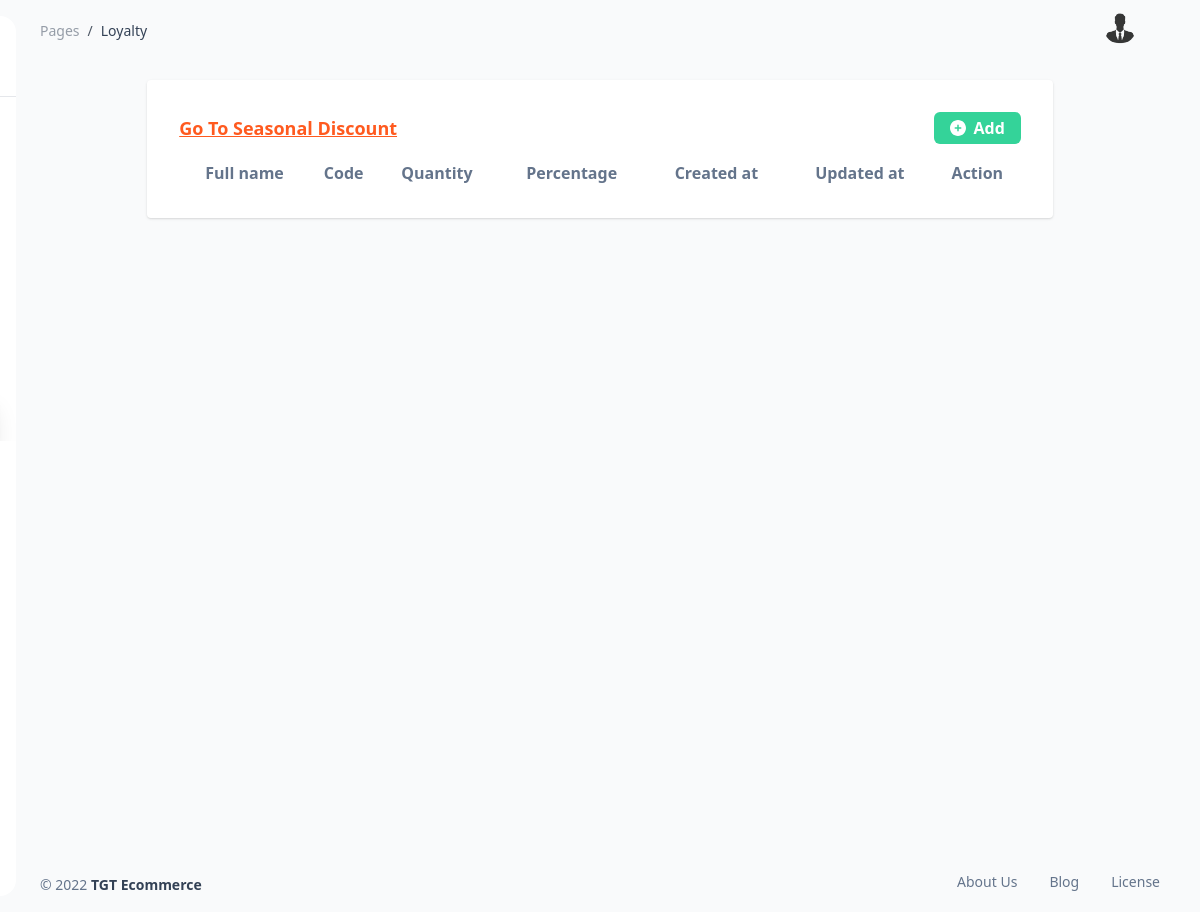
The page /admin/loyalty.php on the database as committed earlier.
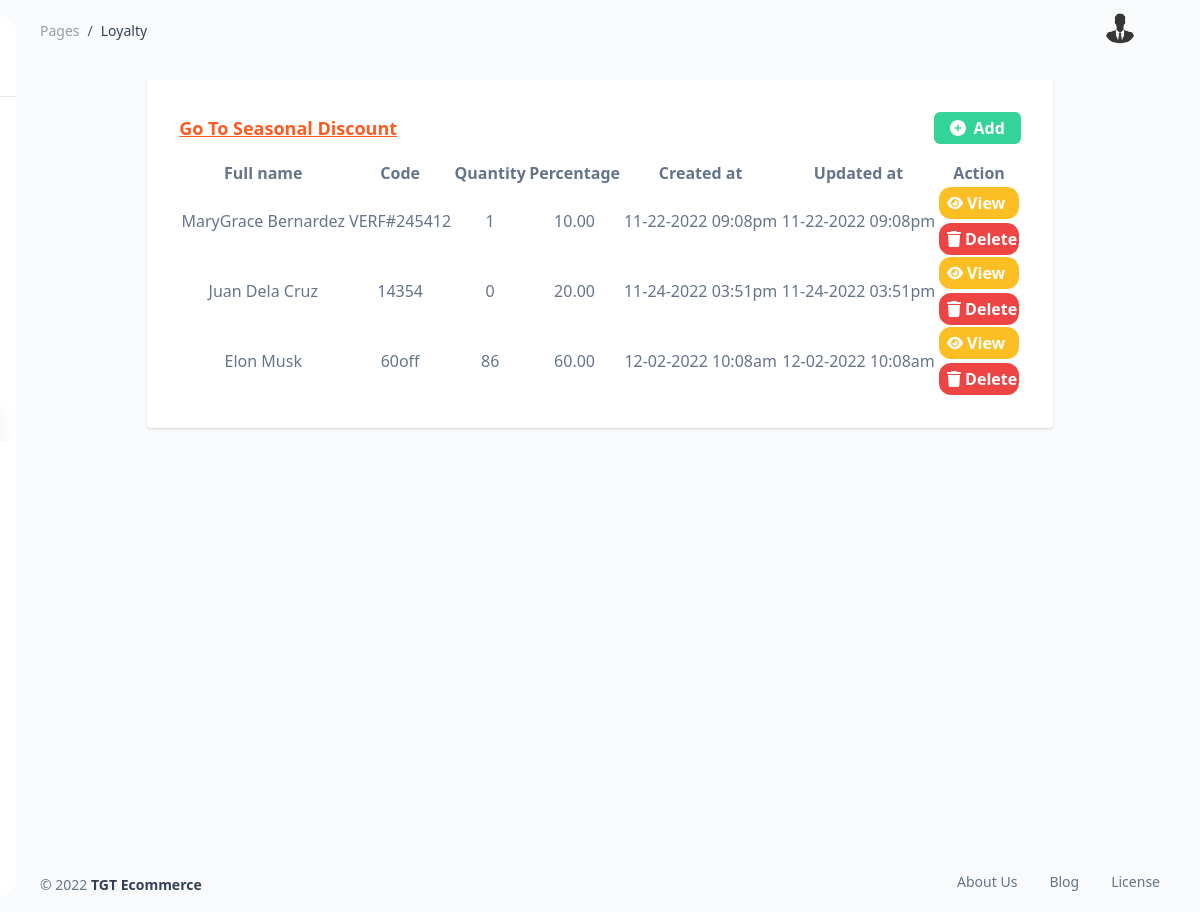
The same page on the database as committed later.
### tables this page shows
CREATE TABLE `tbl_loyalty_discount` (
  `ID` int(11) NOT NULL,
  `user` int(11) NOT NULL,
  `code` varchar(255) NOT NULL,
  `quantity` int(11) NOT NULL,
  `percentage` decimal(10,2) NOT NULL,
  `created_at` varchar(255) NOT NULL,
  `updated_at` varchar(255) NOT NULL,
  `expired_at` varchar(255) NOT NULL
);

CREATE TABLE `tbl_user` (
  `ID` int(11) NOT NULL,
  `profile` varchar(255) DEFAULT NULL,
  `email` varchar(255) DEFAULT NULL,
  `firstname` varchar(255) DEFAULT NULL,
  `lastname` varchar(255) DEFAULT NULL,
  `gender` varchar(255) DEFAULT NULL,
  `birthdate` varchar(255) DEFAULT NULL,
  `password` varchar(255) DEFAULT NULL,
  `activate` varchar(255) DEFAULT 'yes',
  `created_at` varchar(255) DEFAULT NULL,
  `updated_at` varchar(255) DEFAULT NULL
);

### admin/functions/php/loyalty.php (called while the page is built, shortened)
<?php
    function allLoyaltyDiscount(){
        global $connect;
        $query = "SELECT tbl_loyalty_discount.ID AS ID, tbl_loyalty_discount.code AS code, tbl_loyalty_discount.quantity AS quantity, tbl_loyalty_discount.percentage AS percentage, tbl_loyalty_discount.created_at AS created_at, tbl_loyalty_discount.updated_at AS updated_at, tbl_loyalty_discount.expired_at AS expired_at, tbl_user.ID AS userID, tbl_user.firstname AS firstname, tbl_user.lastname AS lastname FROM tbl_loyalty_discount INNER JOIN tbl_user ON tbl_loyalty_discount.user = tbl_user.ID;";
        $result = $connect->query($query);
        return $result;
    }
?>

### admin/body/loyalty.php (the view, shortened to what this page needs)
<div class="w-full px-6 py-6 mx-auto min-h-screen">
        <div class="container w-full md:w-4/5 xl:w-full  mx-auto px-2">
            <div id='recipients' class="p-8 mt-6 lg:mt-0 rounded shadow bg-white">
                <div class="flex justify-between mb-4">
                  <a href="./seasonal.php" class="flex items-center">
                    <h1 class="capitalize font-bold text-lg underline text-orange-500">go to seasonal discount</h1>
                  </a>
                  <button class=" bg-green-400 hover:bg-green-600 rounded-md px-4 py-1 text-white capitalize font-bold flex items-center justify-between" onclick="showAddModal();">
                    <img src="./img/icon/circle-plus-solid-white.svg" alt="plus" class="h-4 w-4">
                    <span class="capitalize ml-2">add</span>
                  </button>
                </div>
                <table id="example" class="stripe hover" style="width:100%; padding-top: 1em;  padding-bottom: 1em;">
                  <thead>
                        <tr>
                            <th data-priority="1">Full name</th>
                            <th data-priority="2">Code</th>
                            <th data-priority="3">Quantity</th>
                            <th data-priority="4">Percentage</th>
                            <th data-priority="5">Created at</th>
                            <th data-priority="6">Updated at</th>
                            <th data-priority="8">Action</th>
                        </tr>
                    </thead>
                    <tbody>
                        <?php
                          $results = allLoyaltyDiscount();
                          foreach($results as $result){
                            echo "<tr>";
                              echo "<td class='text-center capitalize'>$result[firstname] $result[lastname]</td>";
                              echo "<td class='text-center'>$result[code]</td>";
                              echo "<td class='text-center'>$result[quantity]</td>";
                              echo "<td class='text-center'>$result[percentage]</td>";
                              echo "<td class='text-center'>$result[created_at]</td>";
                              echo "<td class='text-center'>$result[updated_at]</td>";
                              echo "<td>";
                                echo "<div class='flex flex-col items-center'>";
                                  echo "<div>";
                                      echo "<button data-id='$result[ID]' data-user-id='$result[userID]' data-fullname='$result[firstname] $result[lastname]' data-code='$result[code]' data-quantity='$result[quantity]' data-percentage='$result[percentage]' data-expiration='$result[expired_at]' data-created='$result[created_at]' data-updated='$result[updated_at]' class='flex py-1 px-2 w-20 bg-yellow-400 items-center rounded-xl hover:rounded-full hover:bg-yellow-600 transition-all duration-300 text-white' onclick='showEditModal(this);'>";
                                        echo "<img src='./img/icon/eye-solid-white.svg' alt='edit' class='h-4 w-4'>";
                                        echo "<label class='ml-1 capitalize font-bold'>view</label>";
                                      echo "</button>";
                                  echo "</div>";
                                  echo "<div>";
                                      echo "<button data-id='$result[ID]' class='flex py-1 px-2 w-20 items-center mt-1 bg-red-500 rounded-xl show-delete-modal hover:rounded-full hover:bg-red-600 transition-all duration-300 text-white' onclick='showDeleteModal(this);'>";
                                        echo "<img src='./img/icon/trash-solid-white.svg' alt='delete' class='h-4 w-4'>";
                                        echo "<label class='ml-1 capitalize font-bold'>delete</label>";
                                      echo "</button>";
                                  echo "</div>";
                                echo "</div>";
                              echo "</td>";
                            echo "</tr>";
                          }
                        ?>
                    </tbody>
                </table>
            </div>
        </div>
      </div>

Rows that differ between the two databases and show on the page:
added tbl_loyalty_discount: tbl_user.firstname "MaryGrace", tbl_user.lastname "Bernardez", code "VERF#245412", quantity "1", percentage "10.00", created_at "11-22-2022 09:08pm", updated_at "11-22-2022 09:08pm"
added tbl_loyalty_discount: tbl_user.firstname "Juan", tbl_user.lastname "Dela Cruz", code "14354", quantity "0", percentage "20.00", created_at "11-24-2022 03:51pm", updated_at "11-24-2022 03:51pm"
added tbl_loyalty_discount: tbl_user.firstname "Elon", tbl_user.lastname "Musk", code "60off", quantity "86", percentage "60.00", created_at "12-02-2022 10:08am", updated_at "12-02-2022 10:08am"
